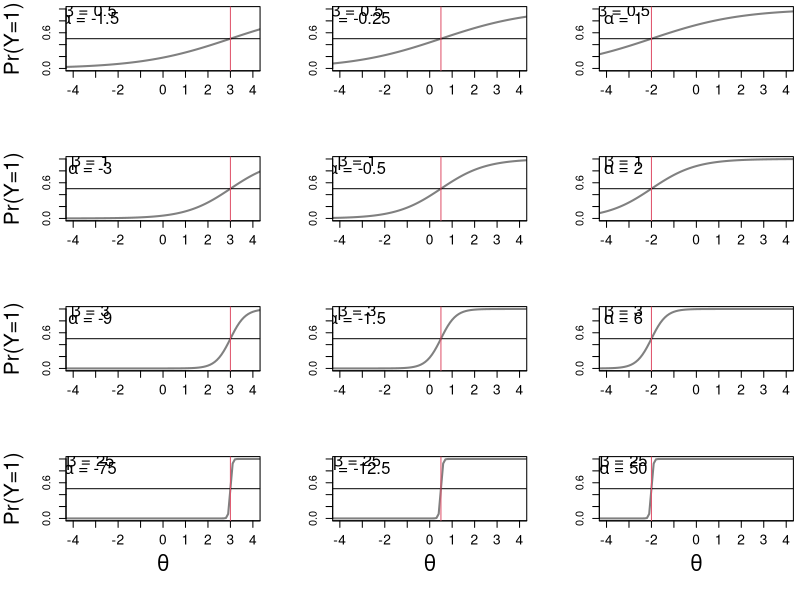

R code for this plot:
## RSTAN_Demo_Measurement_logit_transformation_latent_variable.R
##########################################################################
## INSTRUCTOR: Christopher Fariss
## COURSE NAME: Programming and Simulation Methods for Computational Social Science (2W)
## University of Essex Summer School 2024
##
## Date: 2024-07-22
##
## Please e-mail me if you find any errors or have and suggestions (either email is fine)
## e-mail: cjf0006@gmail.com
## e-mail: cjfariss@umich.edu
##
##########################################################################
##
## Introduction to tutorial:
##
## Think about a latent variable model without actually running one.
##
## This program is a visual look at the relationship between values along a fixed sequence that represents the distribution of the latent variable and its relationship to binary variables that are equally likely (50%-50% change).
##
## In the IRT framework, there is a latent trait theta_i.
##
## Where the subscript i = 1,... ,N indicates multiple units.
##
## y_ik is the observed value for item k for unit i.
##
## For each item alpha_k and beta_k are also estimated.
##
## alpha_k continues to act as "difficulty" parameters, or threshold that benchmarks how likely an indicator is to be observed relative to the values of the latent trait.
##
## In this formulation, this is analogous to an intercept in a traditional logistic regression model.
##
## beta_k, often referred to as the "discrimination" parameters and is the analogue of a slope coefficient.
##
##########################################################################

## make theta a deterministic sequence (we will use each value below to calculate a range of probabilities as a function of these values and the item-discrimination and item-difficulty parameters)
theta <- seq(-5,5,.1)
n <- length(theta)

## set strength of relationship (i.e., the item discrimination)
##
## try setting this value to an positive real number
##
## as beta increases the logit curve will converge towards a set function
##
## the step function will reside over the inflection point of the logit curve
##
## the inflection point is always -(alpha/beta)
##
## because of this identity, we have to expand the intercepts below by a factor of beta
##
## the expansion below is necessary to fix the curve over the range of the standard normal density set for x above
##
#beta <- .1
#beta <- .5
#beta <- 1
#beta <- 2
#beta <- 3
#beta <- 4
#beta <- 5
#beta <- 10
#beta <- 100
#beta <- 1000
#beta <- 10000
##
## as beta approach infinity, the value along x becomes perfectly predictive of the y variables
##
#beta <- 100000


## set beta here (pick three values for beta, the item discrimination parameter)
beta <- c(.5,1,3,25)

par(mfrow=c(4,3), mar=c(6,5,.5,.5))
for(j in 1:length(beta)){
    ## set intercepts * an expansion factor, which is the item discrimination from above
    ## values correspond exactly to the position along the standard normal x variable
    ## specifically, these are the position along x at which point at which Pr(y=1)=.5
    alpha <- beta[j]*c(-3,-.5,2) ## the difficulty-position is scaled by beta into the difficulty parameter 
    
    # linear terms of the model
    # transform the linear xb terms using the logit function into a probability
    xb <- p <- y <- matrix(NA, nrow=n, ncol=length(alpha))
    for(i in 1:length(alpha)){
        xb[,i] <- alpha[i] + beta[j] * theta
        p[,i] <- 1 / (1 + exp(-xb[,i]))
        y[,i] <- rbinom(n, size=1, prob=p[,i])
    }
    
    for(i in 1:length(alpha)){
        ## graph theta values along the the x-axis
        ## x values are projected onto the probability of y using the inverse logit function of xb
        plot(theta, p[,i], xlim=c(-4.0,4.0), ylim=c(0,1), xaxt="n", xlab="", type="l", lwd=2, col=grey(.5), ylab="")
        if(j==4)mtext(side=1, expression(theta), cex=1.25, line=3)
        if(i==1)mtext(side=2, expression("Pr(Y=1)"), cex=1.25, line=3)
        A <- alpha[i]
        B <- beta[j]
        text(-3.25,.95, substitute(paste(beta, " = ", B), list(B = B)), cex=1.5)
        text(-3.25,.85, substitute(paste(alpha, " = ", A), list(A = A)), cex=1.5)
        axis(side=1, at=-5:5, cex.axis=1.25)
        abline(h=0.5)
        abline(v=-(alpha[i]/beta[j]), col=2)
        #abline(v=-((alpha[i]+log(2.75))/beta[j]), col=2, lwd=.5, lty=2)
        #abline(v=-((alpha[i]-log(2.75))/beta[j]), col=2, lwd=.5, lty=2)
    }
}



